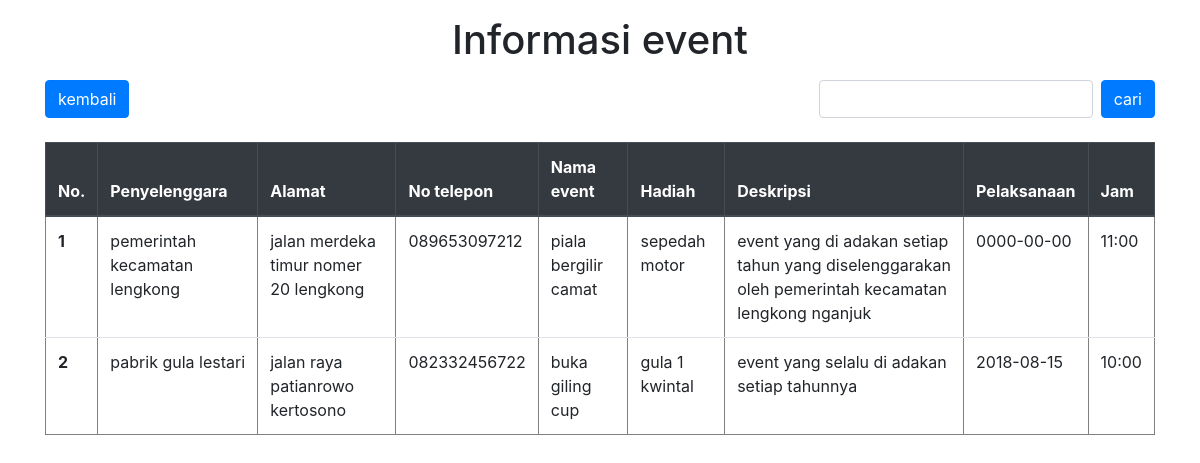
Page /event/lihat.php on the committed database.
### tables this page shows
CREATE TABLE `event` (
  `id` int(11) NOT NULL,
  `penyelenggara` varchar(40) NOT NULL,
  `alamat` varchar(40) NOT NULL,
  `no_telepon` varchar(15) NOT NULL,
  `nama_event` varchar(30) NOT NULL,
  `hadiah` varchar(45) NOT NULL,
  `deskripsi` text NOT NULL,
  `pelaksanaan` date NOT NULL,
  `jam` varchar(5) NOT NULL
);

### event/fungsi.php (called while the page is built, shortened)
<?php
require '../koneksi.php';
function query ($query) {
	global $konek;
	$result = mysqli_query ($konek, $query);
	$rows = [];
	while ( $row  = mysqli_fetch_assoc($result) ) {
	 	$rows[] = $row;
	 }
	 return $rows;
}
 ?>

### event/lihat.php (the view, shortened to what this page needs)
<?php
	require 'fungsi.php';
	$user = query ("SELECT * FROM event");
 ?>
<!DOCTYPE html>
<html>
<head>
	<link rel="stylesheet" href="https://stackpath.bootstrapcdn.com/bootstrap/4.5.0/css/bootstrap.min.css">
</head>
<body>
<div class="container-fluid">
	<div class="container">
		<div class="row mt-3">
			<div class="col text-center">
				<h1>Informasi event</h1>
			</div>
		</div>
		<div class="row mt-2">
			<div class="col">
				<a href="reevent.php" class="btn btn-primary">kembali</a>
			</div>
			<div class="col">
				<form class="form-inline float-right" action="" method="post">
				<div class="form-group">
					<input class="form-control" type="text" name="keyword" autofocus="" autocomplete="off" width="200px;">
				</div>
				<button class="btn btn-primary ml-2 " type="submit" name="cari">
					cari
				</button>
				</form>
			</div>
		</div>
		<br>
		<table class="table table-hover" border="1" cellpadding="10" cellspacing="0">
			<thead class="thead-dark">
			<tr>
				<th>No.</th>
				<th>Penyelenggara</th>
				<th>Alamat</th>
				<th>No telepon</th>
				<th>Nama event</th>
				<th>Hadiah</th>
				<th>Deskripsi</th>
				<th>Pelaksanaan</th>
				<th>Jam</th>
			</tr>
			</thead>
			<?php $i=1; ?>
			<?php foreach ($user as $row ) : ?>
			<tr>
				<th><?= $i; ?></th>
				<td><?= $row["penyelenggara"]; ?></td>
				<td><?= $row["alamat"]; ?></td>
				<td><?= $row["no_telepon"]; ?></td>
				<td><?= $row["nama_event"]; ?></td>
				<td><?= $row["hadiah"]; ?></td>
				<td><?= $row["deskripsi"]; ?></td>
				<td><?= $row["pelaksanaan"]; ?></td>
				<td><?= $row["jam"]; ?></td>
			</tr>
			<?php $i++; ?>
			<?php endforeach; ?>
		</table>
	</div>
</div>
</body>
</html>

### rows in the picture
event: penyelenggara "pemerintah kecamatan lengkong", alamat "jalan merdeka timur nomer 20 lengkong", no_telepon "089653097212", nama_event "piala bergilir camat", hadiah "sepedah motor", deskripsi "event yang di adakan setiap tahun yang diselenggarakan oleh pemerintah kecamatan lengkong nganjuk", pelaksanaan "0000-00-00", jam "11:00"
event: penyelenggara "pabrik gula lestari", alamat "jalan raya patianrowo kertosono", no_telepon "082332456722", nama_event "buka giling cup", hadiah "gula 1 kwintal", deskripsi "event yang selalu di adakan setiap tahunnya", pelaksanaan "2018-08-15", jam "10:00"
